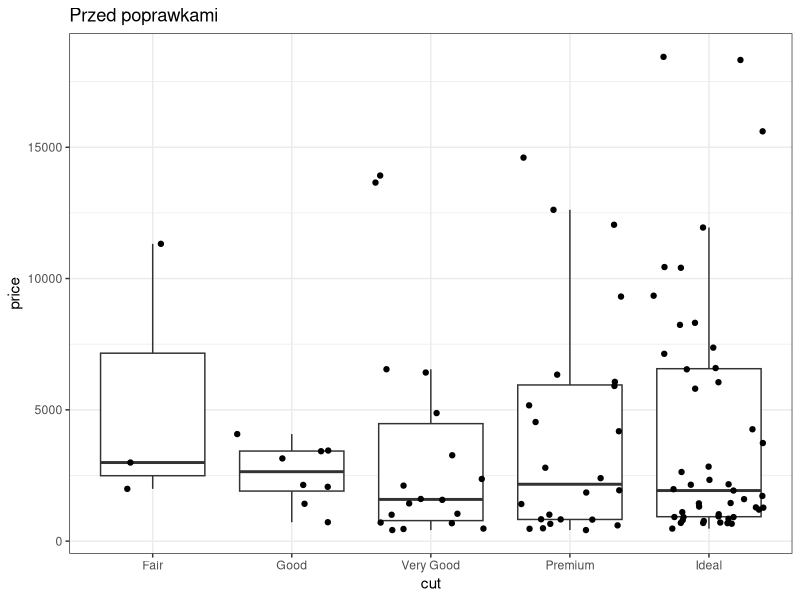
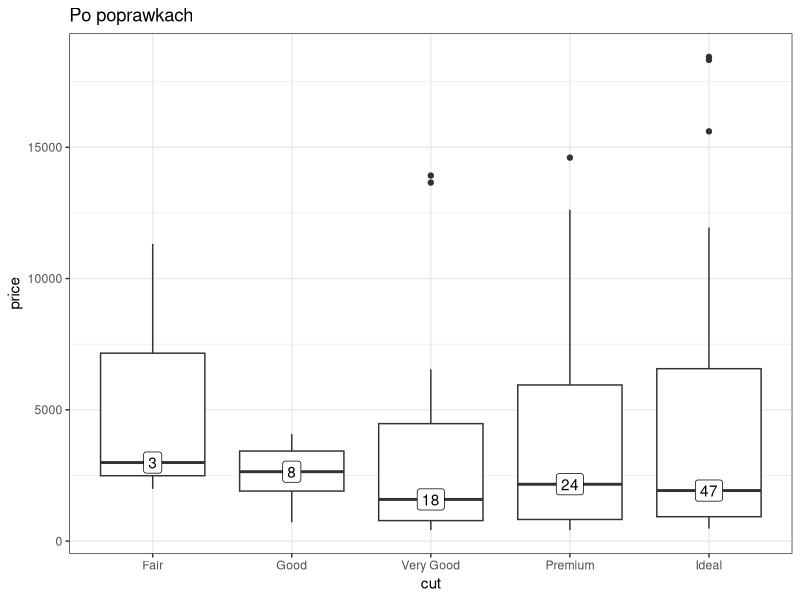
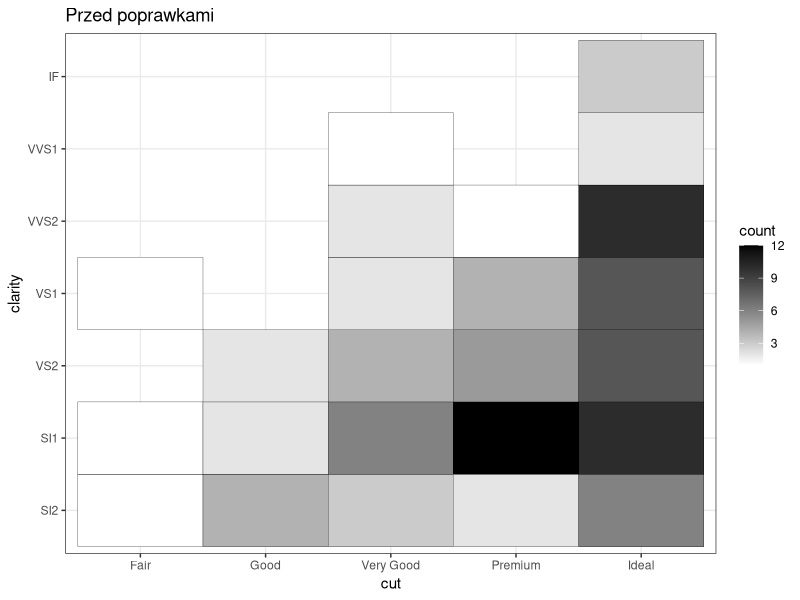
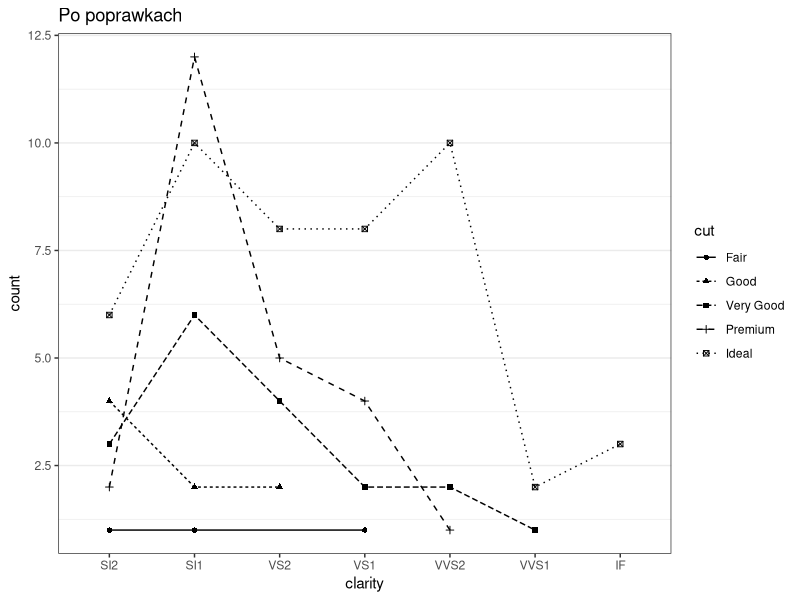
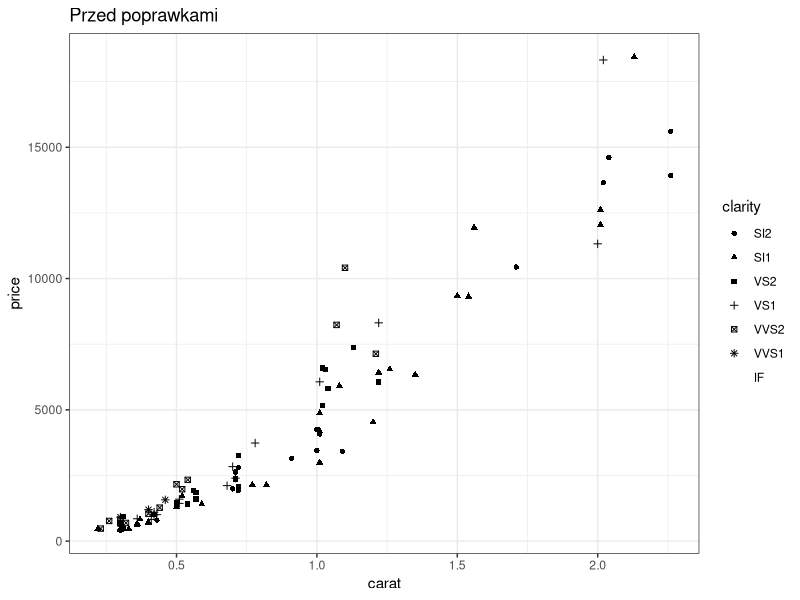
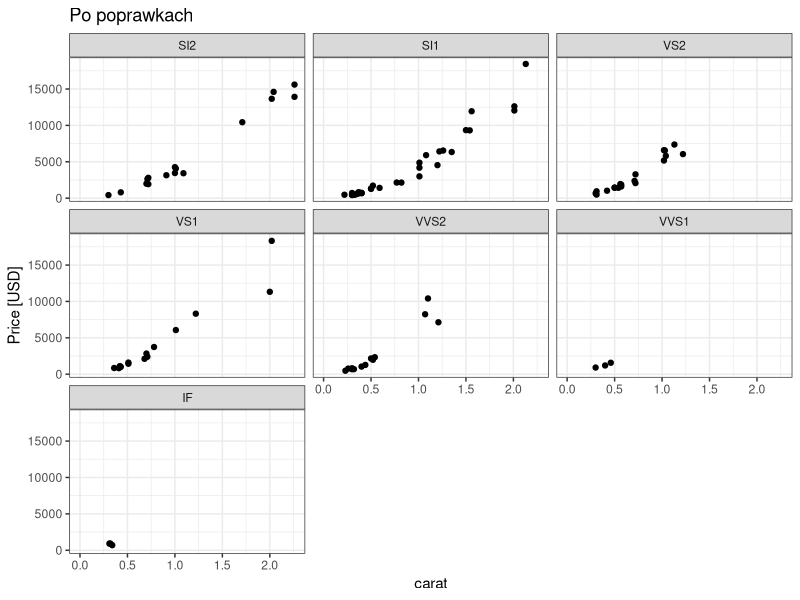
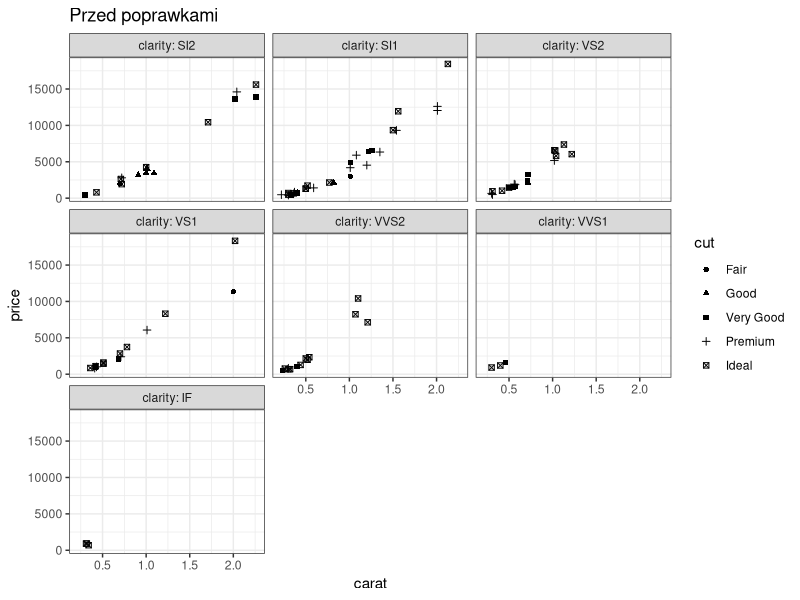
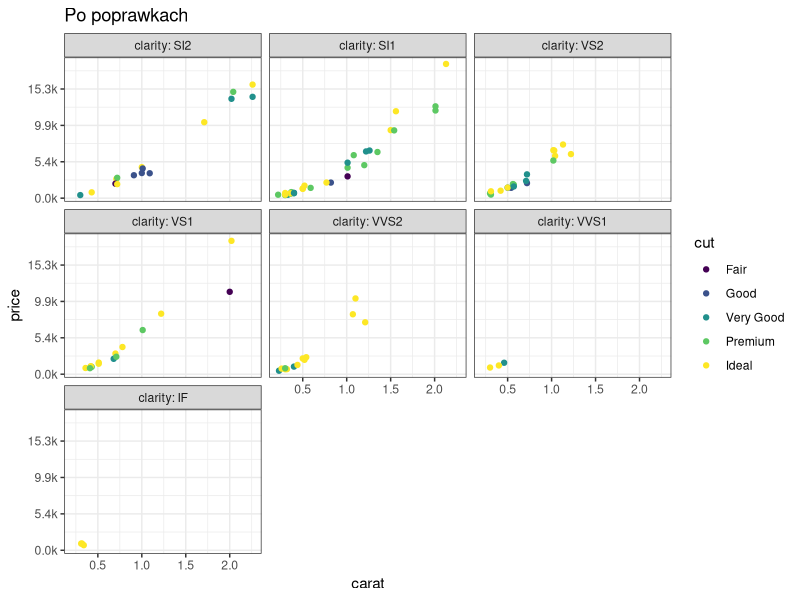

Write R code to recreate these figures, in order.
## ---- chunk 1
knitr::opts_chunk$set(echo = FALSE, warning = FALSE, message = FALSE)
library(dplyr)
library(ggplot2)
library(ggthemes)
theme_set(theme_bw())
library(patchwork)
## ---- chunk 2
set.seed(15390)
dat <- droplevels(diamonds[sample(1L:nrow(diamonds), 100), ])
## ---- chunk 3
p_old <- ggplot(dat, aes(x = cut, y = price)) +
  geom_boxplot(outlier.color = NA) +
  geom_point(position = "jitter") +
  ggtitle("Przed poprawkami")

cut_dat <- group_by(dat, cut) %>% 
  summarise(cnt = length(cut),
            med = median(price))

p_new <- ggplot(dat, aes(x = cut, y = price)) +
  geom_boxplot() +
  geom_label(data = cut_dat, mapping = aes(label = cnt, y = med)) +
  ggtitle("Po poprawkach")

p_old
p_new
## ---- chunk 4
hm_dat <- group_by(dat, cut, clarity) %>% 
  summarise(count = length(price))

ggplot(hm_dat, aes(x = cut, y = clarity, fill = count)) +
  geom_tile(color = "black") +
  scale_fill_gradient(low = "white", high = "black") +
  ggtitle("Przed poprawkami")

ggplot(hm_dat, aes(x = clarity, y = count, shape = cut, 
                   group = cut, linetype = cut)) +
  geom_point() +
  geom_line() +
  ggtitle("Po poprawkach") +
  theme(panel.grid.major.x = element_blank())

## ---- chunk 5
ggplot(dat, aes(x = carat, y = price, shape = clarity)) +
  geom_point() +
  ggtitle("Przed poprawkami")

ggplot(dat, aes(x = carat, y = price)) +
  geom_point() +
  facet_wrap(~ clarity) +
  scale_x_continuous(limits = c(0, max(dat[["carat"]]))) +
  scale_y_continuous("Price [USD]") +
  ggtitle("Po poprawkach")

## ---- chunk 6
ggplot(dat, aes(x = carat, y = price, shape = cut)) +
  geom_point() +
  facet_wrap(~ clarity, labeller = label_both) +
  ggtitle("Przed poprawkami")

ggplot(dat, aes(x = carat, y = price, color = cut)) +
  geom_point() +
  scale_y_continuous(labels = scales::label_number(scale = 1/1e3, suffix = "k",
                                                   accuracy = 0.9)) +
  facet_wrap(~ clarity, labeller = label_both) +
  ggtitle("Po poprawkach")
## ---- chunk 7
ggplot(dat, aes(x = cut)) +
  geom_bar() +
  facet_grid(cut ~ clarity, labeller = label_both) +
  ggtitle("Przed poprawkami")
## ---- chunk 8
group_by(dat, cut, clarity) %>% 
  summarise(count = length(cut)) %>% 
  ggplot(aes(x = cut, y = clarity, size = count)) +
  geom_point() +
  ggtitle("Po poprawkach")
## ---- chunk 9
ggplot(dat, aes(x = price)) +
  geom_histogram() +
  facet_wrap(~ cut, labeller = label_both) +
  ggtitle("Przed poprawkami")

ggplot(dat, aes(x = price)) +
  geom_histogram() +
  facet_wrap(~ cut, labeller = label_both, scales = "free") +
  ggtitle("Po poprawkach") + 
  scale_x_continuous(limits = c(0, 19000)) + 
  scale_y_continuous(limits = c(0,14.6))
